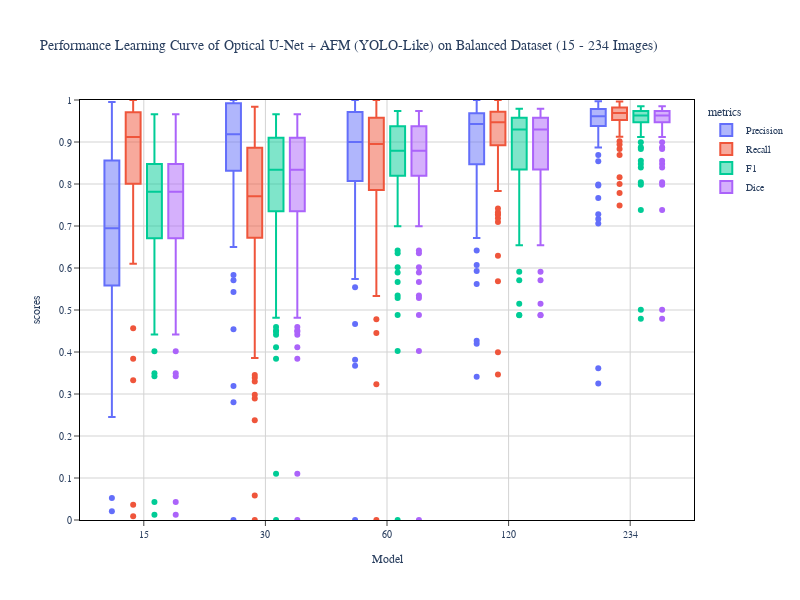

Notebook source saved alongside this figure:
### Markdown cell above
#### Overall Learning Curve

### Code cell
fig1 = chart.box_plot(unet_afm_like_yolo_metrics_df, x='Model', y='scores', color = 'metrics',
                      width=800, height = 600,
                      title=title_chart)

### Figure 1 — Plotly figure (JSON) as saved in the notebook; plotly's stock layout.template omitted (floating-point values rounded to 4 significant figures; data arrays with more than 128 entries replaced by an {"elided": "..."} marker saying what was removed)
{"data": [{"alignmentgroup": "True", "hovertemplate": "metrics=Precision<br>Model=%{x}<br>scores=%{y}<extra></extra>", "legendgroup": "Precision", "marker": {"color": "#636EFA"}, "name": "Precision", "notched": false, "offsetgroup": "Precision", "orientation": "v", "showlegend": true, "type": "box", "x": {"elided": "415 str values"}, "x0": " ", "xaxis": "x", "y": {"elided": "415 float values"}, "y0": " ", "yaxis": "y"}, {"alignmentgroup": "True", "hovertemplate": "metrics=Recall<br>Model=%{x}<br>scores=%{y}<extra></extra>", "legendgroup": "Recall", "marker": {"color": "#EF553B"}, "name": "Recall", "notched": false, "offsetgroup": "Recall", "orientation": "v", "showlegend": true, "type": "box", "x": {"elided": "415 str values"}, "x0": " ", "xaxis": "x", "y": {"elided": "415 float values"}, "y0": " ", "yaxis": "y"}, {"alignmentgroup": "True", "hovertemplate": "metrics=F1<br>Model=%{x}<br>scores=%{y}<extra></extra>", "legendgroup": "F1", "marker": {"color": "#00CC96"}, "name": "F1", "notched": false, "offsetgroup": "F1", "orientation": "v", "showlegend": true, "type": "box", "x": {"elided": "415 str values"}, "x0": " ", "xaxis": "x", "y": {"elided": "415 float values"}, "y0": " ", "yaxis": "y"}, {"alignmentgroup": "True", "hovertemplate": "metrics=Dice<br>Model=%{x}<br>scores=%{y}<extra></extra>", "legendgroup": "Dice", "marker": {"color": "#AB63FA"}, "name": "Dice", "notched": false, "offsetgroup": "Dice", "orientation": "v", "showlegend": true, "type": "box", "x": {"elided": "415 str values"}, "x0": " ", "xaxis": "x", "y": {"elided": "415 float values"}, "y0": " ", "yaxis": "y"}], "layout": {"barmode": "group", "boxmode": "group", "font": {"family": "Arial", "size": 10}, "height": 600, "legend": {"title": {"text": "metrics"}, "tracegroupgap": 0}, "plot_bgcolor": "white", "title": {"font": {"family": "Arial"}, "text": "Performance Learning Curve of Optical U-Net + AFM (YOLO-Like) on Balanced Dataset (15 - 234 Images)"}, "width": 800, "xaxis": {"anchor": "y", "domain": [0, 1], "gridcolor": "lightgrey", "linecolor": "black", "mirror": true, "showline": true, "ticks": "outside", "title": {"text": "Model"}}, "yaxis": {"anchor": "x", "domain": [0, 1], "dtick": 0.1, "gridcolor": "lightgrey", "linecolor": "black", "mirror": true, "range": [0, 1], "showline": true, "tick0": 0, "ticks": "outside", "title": {"text": "scores"}}}}
